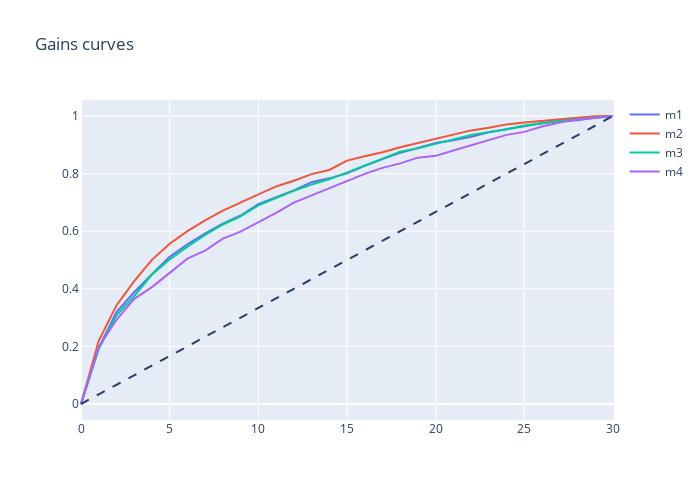

Notebook code for this chart:
### Markdown cell above
### Gains

### Code cell
fig = go.Figure()


fig.add_shape(
    type='line', line=dict(dash='dash'),
    x0=0, x1=30, y0=0, y1=1
)


for model_key in models:
    
    ## Variables definition
    mx_info = models[model_key]
    dfx = mx_info['df']
    
    ## Gain calculation
    mx_gain = mba263.gain(dfx['res1'], dfx[model_key + '_pred_prob'], bins=30)

    fig.add_trace(
        go.Scatter(
            x=np.linspace(0, 30, num=mx_gain.shape[0]), 
            y=mx_gain,
            mode='lines',
            name=model_key
        )
    )
    

fig.update_layout(
    width=700, height=500,
    title='Gains curves'
)
    
fig.show()

### Figure 1 — Plotly figure (JSON) as saved in the notebook; plotly's stock layout.template omitted (floating-point values rounded to 4 significant figures)
{"data": [{"mode": "lines", "name": "m1", "type": "scatter", "x": [0, 1, 2, 3, 4, 5, 6, 7, 8, 9, 10, 11, 12, 13, 14, 15, 16, 17, 18, 19, 20, 21, 22, 23, 24, 25, 26, 27, 28, 29, 30], "y": [0, 0.1946, 0.3195, 0.3881, 0.4506, 0.5109, 0.5546, 0.5921, 0.6264, 0.6545, 0.6941, 0.719, 0.7419, 0.77, 0.7836, 0.8012, 0.8273, 0.8502, 0.872, 0.8887, 0.9063, 0.9157, 0.9282, 0.9438, 0.9532, 0.9646, 0.975, 0.9823, 0.9854, 0.9948, 1]}, {"mode": "lines", "name": "m2", "type": "scatter", "x": [0, 1, 2, 3, 4, 5, 6, 7, 8, 9, 10, 11, 12, 13, 14, 15, 16, 17, 18, 19, 20, 21, 22, 23, 24, 25, 26, 27, 28, 29, 30], "y": [0, 0.2196, 0.3424, 0.4266, 0.5005, 0.5567, 0.6004, 0.6379, 0.6712, 0.6993, 0.7263, 0.7555, 0.7752, 0.7981, 0.8127, 0.845, 0.8606, 0.8741, 0.8918, 0.9063, 0.9188, 0.9334, 0.9501, 0.9594, 0.9709, 0.9771, 0.9834, 0.9875, 0.9938, 0.999, 1]}, {"mode": "lines", "name": "m3", "type": "scatter", "x": [0, 1, 2, 3, 4, 5, 6, 7, 8, 9, 10, 11, 12, 13, 14, 15, 16, 17, 18, 19, 20, 21, 22, 23, 24, 25, 26, 27, 28, 29, 30], "y": [0, 0.1915, 0.308, 0.3746, 0.4495, 0.5016, 0.5463, 0.5869, 0.6233, 0.6514, 0.6899, 0.7159, 0.7399, 0.7617, 0.7804, 0.8033, 0.8273, 0.8502, 0.8762, 0.8876, 0.9043, 0.9188, 0.9344, 0.9438, 0.9542, 0.9667, 0.975, 0.9823, 0.9886, 0.9948, 1]}, {"mode": "lines", "name": "m4", "type": "scatter", "x": [0, 1, 2, 3, 4, 5, 6, 7, 8, 9, 10, 11, 12, 13, 14, 15, 16, 17, 18, 19, 20, 21, 22, 23, 24, 25, 26, 27, 28, 29, 30], "y": [0, 0.1977, 0.2924, 0.3652, 0.4058, 0.4558, 0.5047, 0.5328, 0.5744, 0.5983, 0.6306, 0.6639, 0.6993, 0.7242, 0.7492, 0.7732, 0.7992, 0.82, 0.8356, 0.8554, 0.8616, 0.8803, 0.8991, 0.9168, 0.9344, 0.9448, 0.9636, 0.9771, 0.9875, 0.9927, 1]}], "layout": {"height": 500, "shapes": [{"line": {"dash": "dash"}, "type": "line", "x0": 0, "x1": 30, "y0": 0, "y1": 1}], "title": {"text": "Gains curves"}, "width": 700, "xaxis": {"autorange": true, "range": [-0.05682, 30.06], "type": "linear"}, "yaxis": {"autorange": true, "range": [-0.05556, 1.056], "type": "linear"}}}
